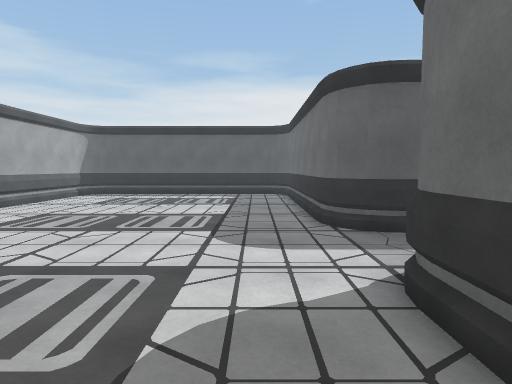
View 1 (above)

16 first-person views from a walk through a Unity game level. The camera is 1.5 m above the floor, tilts 4° down and sees 75° across. The floor is counted in squares, 1 m on a side. Each view is taken from the middle of a square. On the plan, view 1 faces up. The plan holds only what a view shows up to about 15 squares ahead; the rest is blank. The place goes on beyond the plan. The player is left out.

View 2
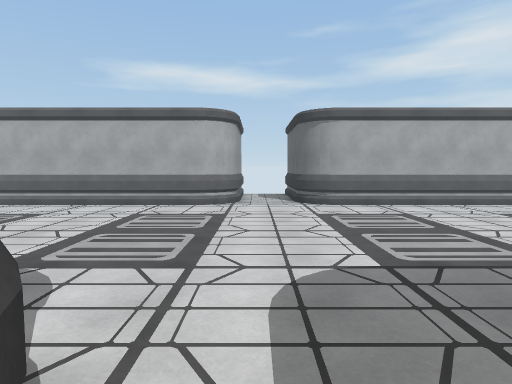

View 3
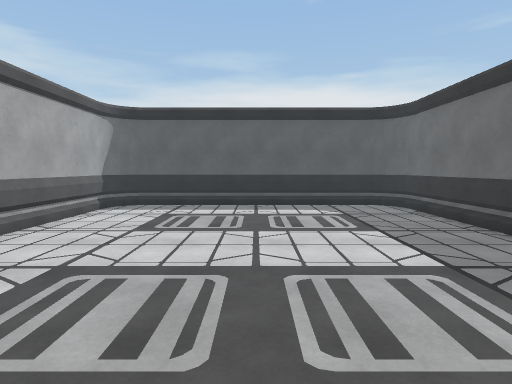

View 4
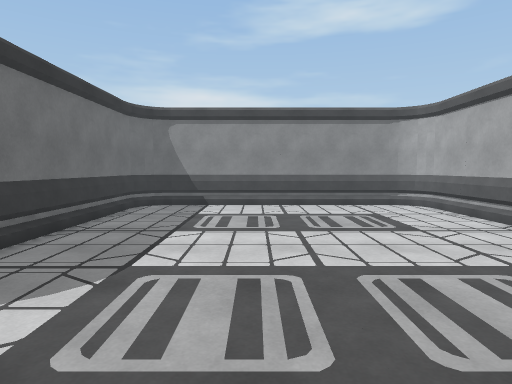

View 5
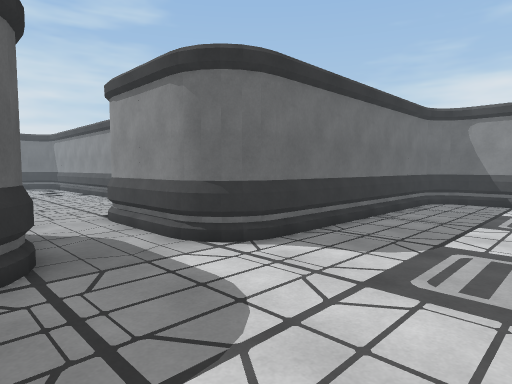

View 6
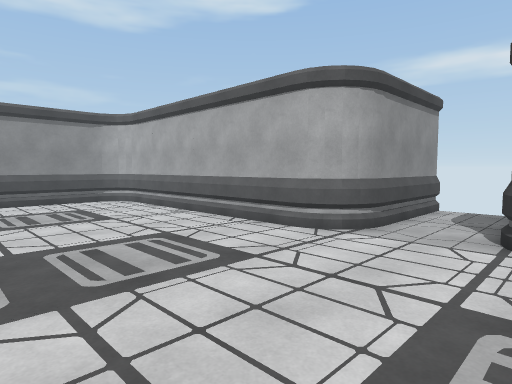

View 7
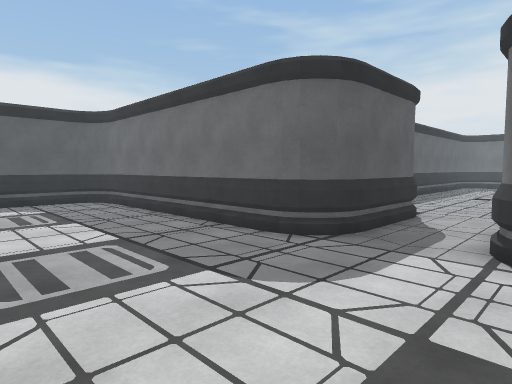

View 8
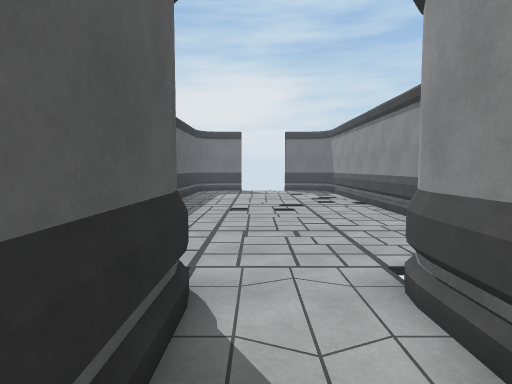

View 9
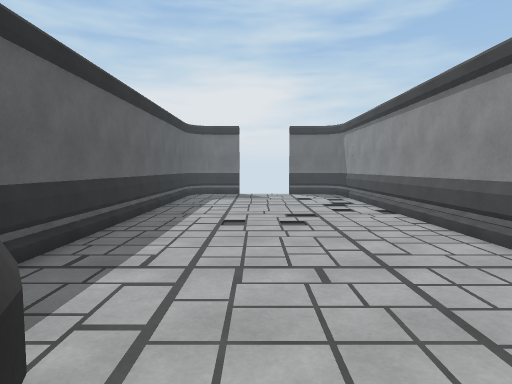

View 10
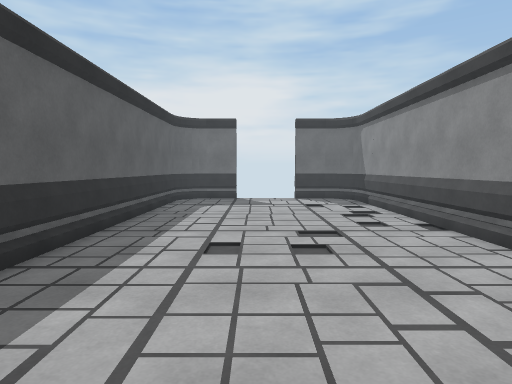

View 11
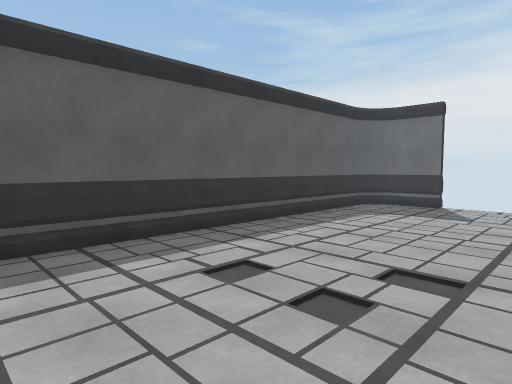

View 12
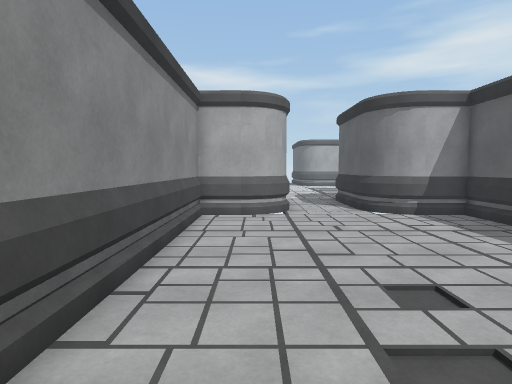

View 13
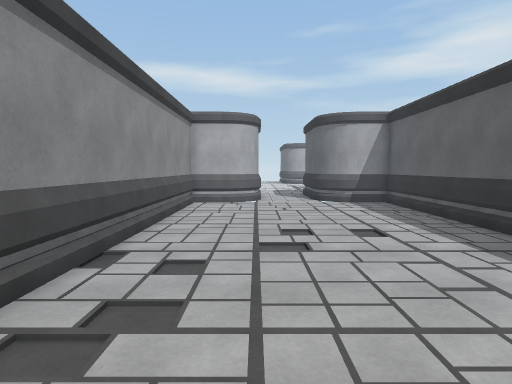

View 14
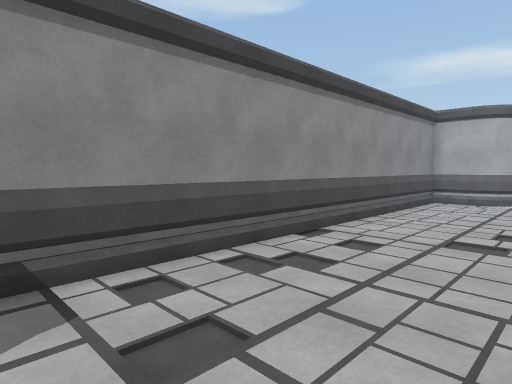

View 15
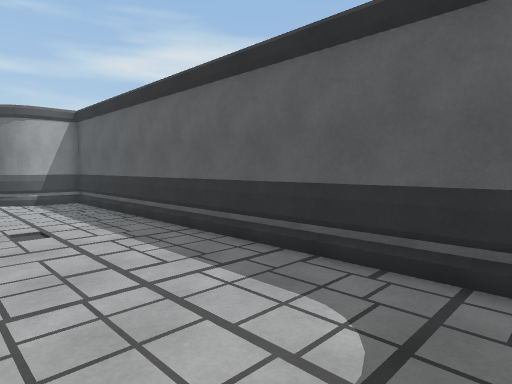

View 16
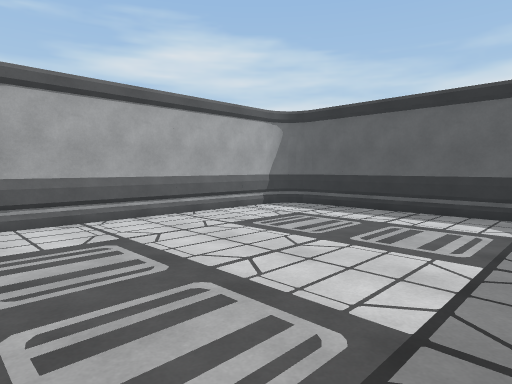

### Floor plan
Points are (right, up) in squares from view 1. A wall is a line through its corners. A room is listed if a view was taken in it or the views show most of it. See-through windows are left out.
Room 1 (views 1, 2, 3, 4, 5, 6, 7, 8, 9, 16)
walls: (1.9, 3.9) (2.1, 4.3); (2.2, 4.7) (2.7, 5); (-10.2, 4.5) (-9.9, 3.8) (-9.9, -5.5); (1.9, 3.5) (2, 4.1) (2.4, 4.7); (1.8, 9) (1.7, 9.6); (2.5, 5) (3.1, 5.2); (-10.2, 8.3) (-10.7, 7.9); (-9.8, 9.6) (-9.9, 8.9) (-10.4, 8.3); (-10.6, 8) (-11.1, 7.8); (3, 5.1) (3.6, 5.1); (-11.1, 5.1) (-10.5, 4.8) (-10, 4.2); (3.5, 5.2) (6.6, 5.2); (-11.6, 5.1) (-10.9, 5) (-10, 4.4) (-9.9, 3.5); (3.6, 7.7) (2.8, 7.9) (2.1, 8.4) (1.8, 9.2) (1.8, 18.5); (6.5, 5.1) (7.2, 5) (7.8, 4.5); (6.6, 7.9) (3.2, 7.9) (2.5, 8.2) (2.1, 8.7); (6.8, 5.1) (7.5, 4.8); (7, 7.9) (6.5, 7.9); (7.4, 8) (6.9, 7.8); (7.7, 8.3) (7.3, 8); (-9.9, -5.4) (-9.8, -6) (-9.4, -6.6) (-8.8, -6.9) (0.7, -6.9) (1.3, -6.6) (1.8, -6) (1.9, -5.5); (1.8, -5.5) (1.8, 3.6); (1.1, -6.6) (1.5, -6.3); (-9.6, -6.4) (-9.2, -6.7); (0.4, -6.9) (0.9, -6.8); (1.9, 18.4) (1.8, 18.9); (-9.9, 18.5) (-9.9, 9.2) (-10.1, 8.7); (1.9, 18.7) (1.6, 19.3) (1, 19.8) (0.4, 19.9); (-8.4, 19.9) (-9.2, 19.8) (-9.8, 19) (-9.9, 18.4); (1.2, 19.7) (0.7, 19.9) (-8.7, 19.9) (-9.3, 19.6); (-9, 19.8) (-9.5, 19.4)
ways out: opening at (8.5, 6.5) to room 2
Room 2 (views 10, 11, 12, 13, 14, 15)
walls: (24.5, 10.9) (8.2, 10.9) (8.2, 9.3) (7.9, 8.7); (8.3, 9.6) (8.2, 9); (8, 8.8) (7.6, 8.3); (8.2, 4) (8.3, 3.5); (7.8, 4.5) (8.2, 3.7) (8.2, 2.1) (24, 2.1); (7.5, 4.8) (7.9, 4.3)
ways out: opening at (8.5, 6.5) to room 1

Positions as (right, up) in squares from view 1, and headings:
1: (0, 0), facing up
2: (4, 6), facing left
3: (-4, 6), facing up
4: (-3, 7), facing down
5: (-3, 9), facing down-right
6: (-3, 9), facing down-left
7: (-4, 4), facing up-right
8: (3, 7), facing right
9: (6, 7), facing right
10: (9, 7), facing right
11: (12, 4), facing up-right
12: (19, 4), facing left
13: (23, 5), facing left
14: (24, 7), facing down-left
15: (24, 6), facing up-left
16: (0, 8), facing up-left
